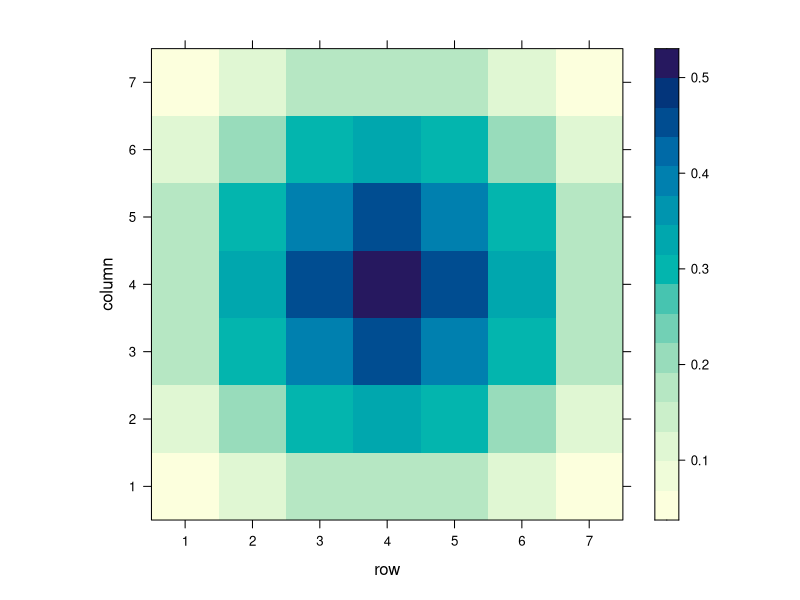

Generate this figure with R: (Note: this script raises an error after producing the figure.)
require(lattice)
require(magick)
# -----
#
# solucao bidimensional esquema ADI, analitica
# p.379 livro Nelson
#
# ----
analitica <- function(D,L,uo,x,y,t){
  exp1 <- uo/(1+4*t*D/L^2)
  exp2 <- exp(-(x^2+y^2)/(L^2+4*D*t))
  return(exp1*exp2)
}
# valores atribuidos
D = 1
L = 1
dt = 0.01
delta = 1/7
uo = 1/2
fo = dt*D/(delta^2)
fo
nt = 1/dt
nd = 1/delta
#nd=20
print(paste0("nd= ",nd))
# matrix sol. numerica
u <- array(data = NA,dim = c(nd,nd,nt))
#
#
# condicoes iniciais
ni <- seq(0,1,by=dt)
xi <- seq(-delta*nd,+delta*nd,length.out = nd)
yi <- seq(-delta*nd,+delta*nd,length.out = nd)
for(j in (1:nd)){
  u[,j,1] <- analitica(D,L,uo,xi[1:nd],yi[j],t = ni[1])
}
# plot condicoes iniciais
levelplot(u[,,1])
#plot3d(x=0:49,y=0:49,z=u[,,1],type = "l")
#
# condicoes de contorno u(L,y,t) = u(-L,y,t) = u(x,-L,t)= u(x,L,t)
for(tt in (1:nt)){
  u[1,1:nd,tt]  <- analitica(D,L,uo,x = xi[1], y=yi[1:nd],t=ni[tt])
  u[nd,1:nd,tt] <- analitica(D,L,uo,x = xi[nd],y=yi[1:nd],t=ni[tt])
  
  u[1:nd,1,tt]  <- analitica(D,L,uo,x = xi[1:nd], y=yi[1],t=ni[tt])
  u[1:nd,nd,tt] <- analitica(D,L,uo,x = xi[1:nd], y=yi[nd],t=ni[tt])
}
#break
u[,,3]
#plot(u[1,,35])
#
# carrega matrix A
A <- matrix(ncol=nd,nrow=nd)
for(i in (1:(nd))){
  if(i==1){
    A[i,]<-c(1+2*fo,-fo,
             rep(0,nd-2))}
  if(i==nd){
    A[i,] <- c(rep(0,nd-2),
               -fo,1+2*fo)}
  if(i>1&&i<nd){
    A[i,]<-c(rep(0,i-2),
             -fo,1+2*fo,-fo,
             rep(0,nd-1-i))}
}
# loop no espaco x,y
v <- u
#j=2
break
for(tt in (0:(nt-2))){
  for(i in (2:(nd-1))){
    for(j in (1:(nd-2))){
      if(j==1){
        
        aux1 <- fo*(v[i+1,j,tt+1]+v[i-1,j,tt+1])+(1-2*fo)*v[i,j,tt+1]
        aux2 <- (1+2*fo)*v[i,j,tt+2]-fo*analitica(D,L,uo,xi[i],
                                                  y = yi[1]-diff(yi)[1],
                                                  t=ni[tt+2])
        v[i,j+1,tt+2] <- (aux1-aux2)/-fo}
      
      if(j>1&&j<=(nd-1)){
        aux1 <- fo*(v[i+1,j,tt+1]+v[i-1,j,tt+1])+(1-2*fo)*v[i,j,tt+1]
        aux2 <- (1+2*fo)*v[i,j,tt+2]-fo*v[i,j-1,tt+2]
        v[i,j+1,tt+2] <- (aux1-aux2)/-fo
      }
     #print(v[,,tt+2])
     #print(analitica(D,L,uo,x = xi[i], y=yi[j+1],t=ni[tt+2]))
     #readline()
    }
  }
}
v[,,1]
v[,,2]
break
levelplot(t(v[,,1]),xlab="x",ylab="y",at=seq(0,1/2,by=0.01),col.regions=heat.colors(100)[100:1],main=paste0("dt = ",dt*1))
levelplot(t(v[,,2]),xlab="x",ylab="y",at=seq(0,1,by=0.01),col.regions=heat.colors(100)[100:1],main=paste0("dt = ",dt*5))
levelplot(t(v[,,3]),xlab="x",ylab="y",at=seq(0,1,by=0.01),col.regions=heat.colors(100)[100:1],main=paste0("dt = ",dt*10))
levelplot(t(v[,,4]),xlab="x",ylab="y",at=seq(0,1,by=0.01),col.regions=heat.colors(100)[100:1],main=paste0("dt = ",dt*15))
levelplot(t(v[,,5]),xlab="x",ylab="y",at=seq(0,1,by=0.01),col.regions=heat.colors(100)[100:1],main=paste0("dt = ",dt*20))
levelplot(t(v[,,6]),xlab="x",ylab="y",at=seq(0,1,by=0.01),col.regions=heat.colors(100)[100:1],main=paste0("dt = ",dt*25))
levelplot(t(v[,,7]),xlab="x",ylab="y",at=seq(0,1,by=0.01),col.regions=heat.colors(100)[100:1],main=paste0("dt = ",dt*30))
levelplot(t(v[,,8]),xlab="x",ylab="y",at=seq(0,1,by=0.01),col.regions=heat.colors(100)[100:1],main=paste0("dt = ",dt*40))
levelplot(t(v[,,9]),xlab="x",ylab="y",at=seq(0,1,by=0.01),col.regions=heat.colors(100)[100:1],main=paste0("dt = ",dt*50))
levelplot(t(v[,,10]),xlab="x",ylab="y",at=seq(0,1,by=0.01),col.regions=heat.colors(100)[100:1],main=paste0("dt = ",dt*55))
levelplot(t(v[,,12]),xlab="x",ylab="y",at=seq(0,1,by=0.01),col.regions=heat.colors(100)[100:1],main=paste0("dt = ",dt*60))
levelplot(t(v[,,65]),xlab="x",ylab="y",at=seq(0,1,by=0.01),col.regions=heat.colors(100)[100:1],main=paste0("dt = ",dt*65))
levelplot(t(v[,,70]),xlab="x",ylab="y",at=seq(0,1,by=0.01),col.regions=heat.colors(100)[100:1],main=paste0("dt = ",dt*70))
levelplot(t(v[,,80]),xlab="x",ylab="y",at=seq(0,1,by=0.01),col.regions=heat.colors(100)[100:1],main=paste0("dt = ",dt*80))
levelplot(t(v[,,90]),xlab="x",ylab="y",at=seq(0,1,by=0.01),col.regions=heat.colors(100)[100:1],main=paste0("dt = ",dt*90))
levelplot(t(v[,,100]),xlab="x",ylab="y",at=seq(0,1,by=0.01),col.regions=heat.colors(100)[100:1],main=paste0("dt = ",dt*100))
levelplot(t(v[,,200]),xlab="x",ylab="y",at=seq(0,1,by=0.01),col.regions=heat.colors(100)[100:1],main=paste0("dt = ",dt*200))
levelplot(t(v[,,500]),xlab="x",ylab="y",at=seq(0,1,by=0.01),col.regions=heat.colors(100)[100:1],main=paste0("dt = ",dt*500))
levelplot(t(v[,,600]),xlab="x",ylab="y",at=seq(0,1,by=0.01),col.regions=heat.colors(100)[100:1],main=paste0("dt = ",dt*600))
levelplot(t(v[,,700]),xlab="x",ylab="y",at=seq(0,1,by=0.01),col.regions=heat.colors(100)[100:1],main=paste0("dt = ",dt*700))
levelplot(t(v[,,800]),xlab="x",ylab="y",at=seq(0,1,by=0.01),col.regions=heat.colors(100)[100:1],main=paste0("dt = ",dt*800))
levelplot(t(v[,,900]),xlab="x",ylab="y",at=seq(0,1,by=0.01),col.regions=heat.colors(100)[100:1],main=paste0("dt = ",dt*900))
levelplot(t(v[,,1000]),xlab="x",ylab="y",at=seq(0,1,by=0.01),col.regions=heat.colors(100)[100:1],main=paste0("dt = ",dt*1000))

animation <- image_animate(img, fps = 2)
image_write(animation,"E:/Documents/CICLO/Mestrado/materias/met_mat_eng/trabalho2/difusao2d-in.gif")
fo
